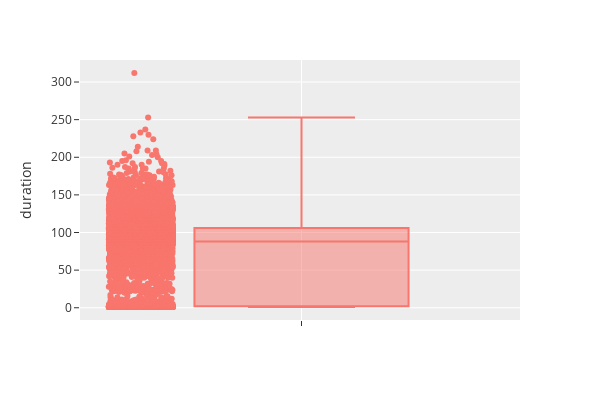

The notebook cell saved with this chart:
### Code cell
# Using plotly.express
import plotly.express as px

df = px.data.stocks()
fig = px.line(df, x='date', y="GOOG")
fig.show()

### Figure 1 — Plotly figure (JSON) as saved in the notebook; plotly's stock layout.template omitted (floating-point values rounded to 4 significant figures; data arrays with more than 128 entries replaced by an {"elided": "..."} marker saying what was removed)
{"data": [{"alignmentgroup": "True", "boxpoints": "all", "hovertemplate": "duration=%{y}<extra></extra>", "legendgroup": "", "marker": {"color": "#F8766D"}, "name": "", "notched": false, "offsetgroup": "", "orientation": "v", "showlegend": false, "type": "box", "x0": " ", "xaxis": "x", "y": {"elided": "7787 int values"}, "y0": " ", "yaxis": "y"}], "layout": {"boxmode": "group", "height": 400, "legend": {"tracegroupgap": 0}, "margin": {"t": 60}, "width": 600, "xaxis": {"anchor": "y", "domain": [0, 1]}, "yaxis": {"anchor": "x", "domain": [0, 1], "title": {"text": "duration"}}}}
